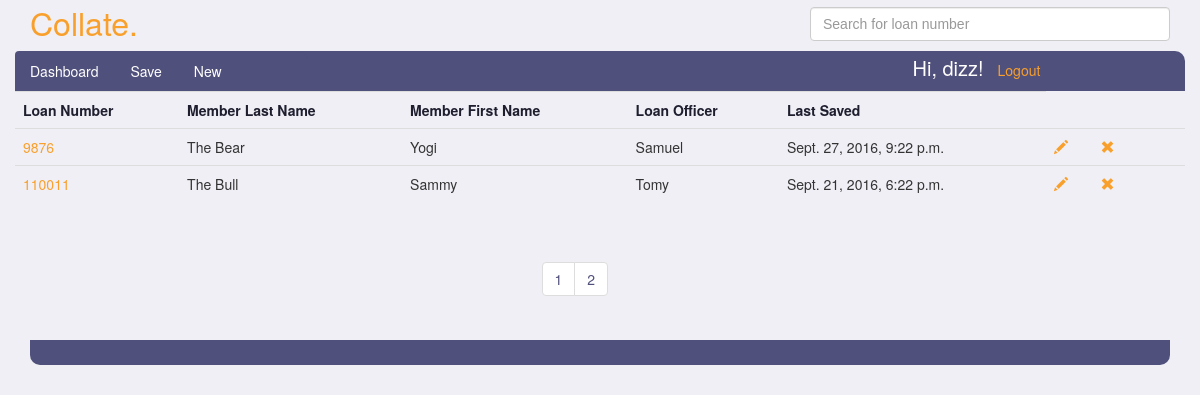
/Andre/submittals/?page=2 (signed in), run on an earlier commit of the app's database.
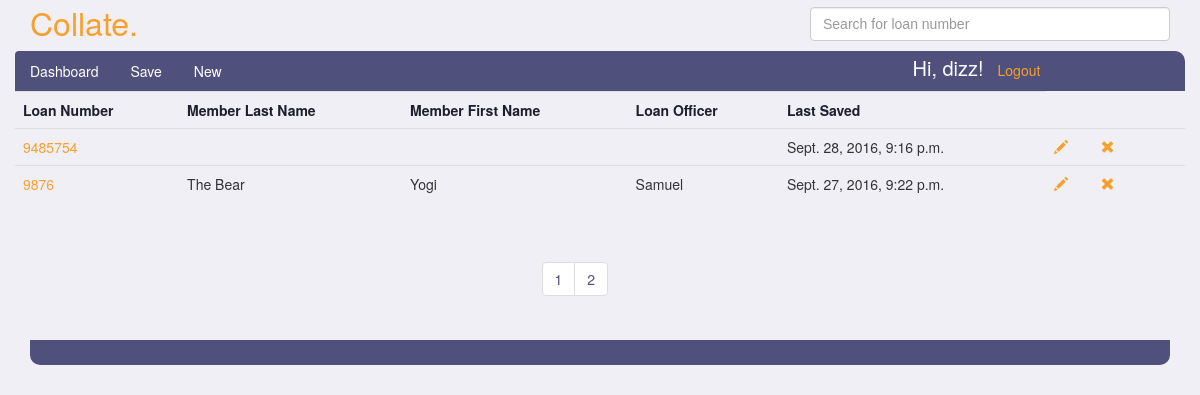
And on a later commit of the database.
### submittals/models.py (models this page shows, shortened)
class Submittal(models.Model):
    ACCOUNT_TYPES = (
        ('EQ', 'Equity Line of Credit'),
        ('EL', 'Equity Loan'),
    )
    PAY_TYPES = (
        ('BW', 'Bi-Weekly'),
        ('SM', 'Semi-Monthly'),
        ('MO', 'Monthly'),
        ('WK', 'Weekly'),
    )
    EMAIL_TEMPLATE_TYPES = (
        ('IN', 'Initial Contact - Email'),
        ('PR', 'Processor Submit - Email'),
        ('IA', 'Initial Approval - Email'),
        ('FN', 'Final Approval - Email'),
    )
    SMS_TEMPLATE_TYPES = (
        ('IN', 'Initial Contact - SMS'),
        ('PR', 'Processor Submit - SMS'),
        ('IA', 'Initial Approval - SMS'),
        ('FN', 'Final Approval - SMS'),
    )
    loan_number = models.PositiveIntegerField(unique=True)
    account_type = models.CharField(max_length=256, blank=True, choices=ACCOUNT_TYPES)
    loan_officer = models.CharField(max_length=256, blank=True)
    loan_processor = models.ForeignKey(Person, related_name="submittals", null=True, blank=True)
    loan_story = models.CharField(max_length=2560, blank=True)
    b1_first_name = models.CharField(max_length=256, blank=True)
    b1_last_name = models.CharField(max_length=256, blank=True)
    b2_first_name = models.CharField(max_length=256, blank=True)
    b2_last_name = models.CharField(max_length=256, blank=True)
    b1_employer_name = models.CharField(max_length=256, blank=True)
    b2_employer_name = models.CharField(max_length=256, blank=True)
    b1_phone_number = models.CharField(max_length=256, blank=True)
    b2_phone_number = models.CharField(max_length=256, blank=True)
    sms_template_select = models.CharField(max_length=256, blank=True, choices=SMS_TEMPLATE_TYPES)
    sms_message = models.CharField(max_length=512, blank=True)
    b1_email_address = models.EmailField(max_length=256, blank=True)
    b2_email_address = models.EmailField(max_length=256, blank=True)
    email_template_select = models.CharField(max_length=256, blank=True, choices=EMAIL_TEMPLATE_TYPES)
    email_message = models.CharField(max_length=2048, blank=True)
    b1_hire_date = models.CharField(max_length=256, blank=True)
    b2_hire_date = models.CharField(max_length=256, blank=True)
    b1_income_amount = models.FloatField(null=True, blank=True)
    b2_income_amount = models.FloatField(null=True, blank=True)
    b1_pay_frequency = models.CharField(max_length=256, blank=True, choices=PAY_TYPES)
    b2_pay_frequency = models.CharField(max_length=256, blank=True, choices=PAY_TYPES)
    b1_period_end_date = models.CharField(max_length=256, blank=True)
    b2_period_end_date = models.CharField(max_length=256, blank=True)
    b1_income_output = models.CharField(max_length=256, blank=True)
    b2_income_output = models.CharField(max_length=256, blank=True)
    created_at = models.DateTimeField(auto_now=True)

### submittals/views.py (the view)
# urls.py: url(r'^(?P<username>\w+)/submittals/$', views.dashboard, name='dashboard'),
@login_required
def dashboard(request, username):
    if request.method == 'GET':
        person = Person.objects.get(user=request.user)
        submittals = person.submittals.all().order_by('-created_at')
        paginator = Paginator(submittals, 5)
        page = request.GET.get('page')
        try:
            submits = paginator.page(page)
        except PageNotAnInteger:
            submits = paginator.page(1)
        except EmptyPage:
            submits = paginator.page(paginator.num_pages)
        loan_list = list(submittals.values_list('loan_number', flat=True))
        loan_strings = list(map(str, loan_list))
        loan_numbers = json.dumps(loan_strings)
    return render(request, 'dashboard.html', {'submittals': submits, 'autolist': loan_numbers })

### templates/dashboard.html (shortened to what this page needs)
{% extends 'submittal-layout.html' %}
{% block body %}
<div class="container">
<main class="drop-down">
    <section class="row dashboard-first-row">
        <table class="table table-hover submittal-list">
        <tr>
            <th>Loan Number</th>
            <th>Member Last Name</th>
            <th>Member First Name</th>
            <th>Loan Officer</th>
            <th>Last Saved</th>
        </tr>
        {% for s in submittals %}
            <tr class="data-row" id="item-{{ s.id }}">
                <td class="loan-numbers"><a href="/{{ request.user.username }}/submittals/{{ s.id }}">{{ s.loan_number }}</a></td>
                <td>{{ s.b1_last_name }}</td>
                <td>{{ s.b1_first_name }}</td>
                <td>{{ s.loan_officer }}</td>
                <td>{{ s.created_at }}</td>
                <td><a href="/{{ request.user.username }}/submittals/{{ s.id }}"><span title="Edit" id="{{ s.id }}"
                          class="glyphicon glyphicon-pencil edit-glyphicon"></span></a></td>
                <td><span title="Delete" id="{{ s.id }}"
                          class="glyphicon glyphicon-remove delete-glyphicon delete-submit"></span></td>
            </tr>
        {% endfor %}
            </table>
                    <div class="pagination dashboard-pagination">
                    <ul class="pagination">
                       {%  for page in submittals.paginator.page_range %}
                           <li>
                            <a href="?page={{ page }}">{{ page }}</a>
                           </li>
                        {% endfor %}
                    </ul>
                        </div>
        </section>
    <div class="nav-bottom"></div>
            </div>
      <div class="col-md-4"></div>
      <div class="col-md-4"></div>
    <div class="row">
      <div class="col-md-6"></div>
      <div class="col-md-6"></div>
    </div>
{% endblock %}

What changed in the data, as far as the page shows it:
no longer on this page (row edited): Submittal: loan_number "110011", b1_last_name "The Bull", b1_first_name "Sammy", loan_officer "Tomy", created_at "Sept. 21, 2016, 6:22 p.m."
now on this page (row unchanged): Submittal: loan_number "9485754", created_at "Sept. 28, 2016, 9:16 p.m."
